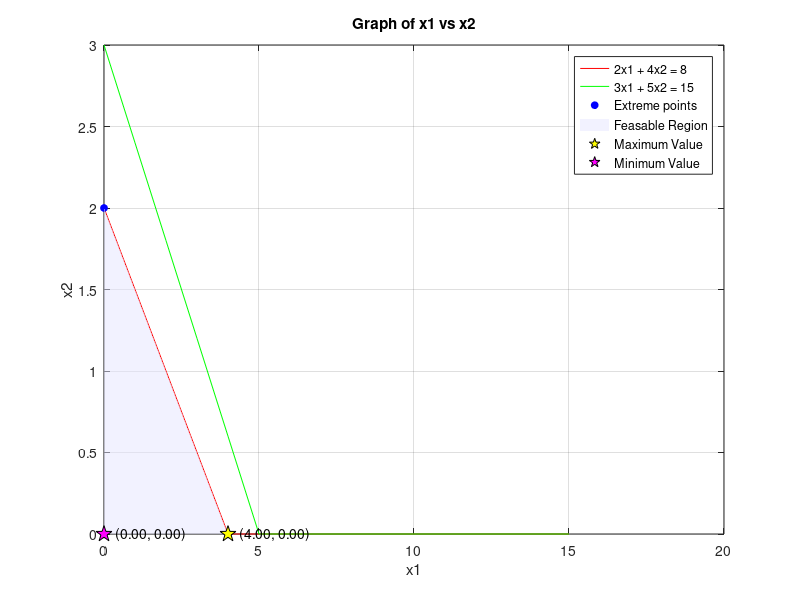

This chart was generated by the following MATLAB code:
%{
    Maximmize/Minimize Z = 3x1 + 2x2
    Subject to  2x1 + 4x2 <= 8
                3x1 + 5x2 <= 15
                x1 >=0 , x2 >= 0
%}

format short;
clear all;
clc;

C = [3, 2];
A = [2, 4; 3, 5];
b = [8; 15];

x1 = 0:1:max(b);
x21 = (b(1) - A(1, 1) * x1) ./ A(1, 2);
x22 = (b(2) - A(2, 1) * x1) ./ A(2, 2);
x21 = max(0, x21);
x22 = max(0, x22);

plot(x1, x21, "r", "DisplayName", "2x1 + 4x2 = 8")
hold on;
plot(x1, x22, "g", "DisplayName", "3x1 + 5x2 = 15");
xlabel("x1");
ylabel("x2");
title("Graph of x1 vs x2");
legend show;
grid on;

cx1 = find(x1==0);
cx21 = find(x21==0);
cx22 = find(x22==0);

line1 = [x1(:, [cx1, cx21]); x21(:, [cx1, cx21])]';
line2 = [x1(:, [cx1, cx22]); x22(:, [cx1, cx22])]';

corpt = [line1; line2];

SA = [0; 0];
for i = 1:size(A, 1)
    s1 = A(i, :);
    b1 = b(i, :);
    for j = i+1:size(A, 1)
        s2 = A(j, :);
        b2 = b(j, :);

        A1 = [s1; s2];
        B1 = [b1; b2];
        X = A1 \ B1;
        SA = [SA X];
    end
end

ptt = SA';

points = unique([corpt; ptt], "rows");

for i = 1: size(points, 1)
    px1 = points(i, 1);
    px2 = points(i, 2);
    cons1(i) = A(1, 1)*px1 + A(1, 2)*px2 - b(1);
    cons2(i) = A(2, 1)*px1 + A(2, 2)*px2 - b(2);
end

k1 = find(cons1 > 0);
k2 = find(cons2 > 0);
k3 = find(points(:, 1) < 0);
k4 = find(points(:, 2) < 0);
k = unique([k1, k2, k3, k4]);

points(k, :) = [];

if isempty(points)
    fprintf("There exists no feasable solution.\n");
else
    plot(points(:, 1), points(:, 2), "bo", "MarkerSize", 5, "MarkerFaceColor", "b", "DisplayName", "Extreme points");
    if size(points, 1) >= 3
        K = convhull(points(:, 1), points(:, 2));
        patch(points(K, 1), points(K, 2),[0.9 0.9 1], "FaceAlpha", 0.5, "EdgeColor", "none", "DisplayName", "Feasable Region");
    end

    z = points * C';
    table = [points, z];

    [max_z, max_idx] = max(z);
    [min_z, min_idx] = min(z);
    max_x1 = points(max_idx, 1);
    max_x2 = points(max_idx, 2);
    min_x1 = points(min_idx, 1);
    min_x2 = points(min_idx, 2);
    fprintf("Maximum value is %.2f at (%.2f, %.2f)\n", max_z, max_x1, max_x2);
    fprintf("Minimum value is %.2f at (%.2f, %.2f)\n", min_z, min_x1, min_x2);
    
    plot(max_x1, max_x2, "kp", "MarkerSize", 12, "MarkerFaceColor", "y", "DisplayName", "Maximum Value");
    text(max_x1, max_x2, sprintf("    (%.2f, %.2f)", max_x1, max_x2));

    plot(min_x1, min_x2, "kp", "MarkerSize", 12, "MarkerFaceColor", "m", "DisplayName", "Minimum Value");
    text(min_x1, min_x2, sprintf("    (%.2f, %.2f)", min_x1, min_x2));
end
